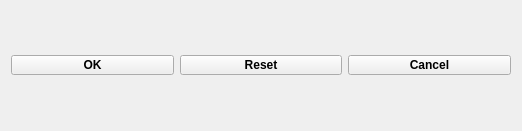
<?xml version="1.0" encoding="UTF-8"?>
<ui version="4.0">
 <class>Form</class>
 <widget class="QWidget" name="Form">
  <property name="geometry">
   <rect>
    <x>0</x>
    <y>0</y>
    <width>522</width>
    <height>131</height>
   </rect>
  </property>
  <property name="windowTitle">
   <string>Form</string>
  </property>
  <layout class="QGridLayout" name="gridLayout">
   <item row="0" column="0">
    <layout class="QHBoxLayout" name="horizontalLayout_7">
     <item>
      <widget class="QPushButton" name="ok_pushButton">
       <property name="minimumSize">
        <size>
         <width>0</width>
         <height>20</height>
        </size>
       </property>
       <property name="maximumSize">
        <size>
         <width>16777215</width>
         <height>20</height>
        </size>
       </property>
       <property name="font">
        <font>
         <weight>75</weight>
         <bold>true</bold>
        </font>
       </property>
       <property name="text">
        <string>OK</string>
       </property>
      </widget>
     </item>
     <item>
      <widget class="QPushButton" name="reset_pushButton">
       <property name="minimumSize">
        <size>
         <width>0</width>
         <height>20</height>
        </size>
       </property>
       <property name="maximumSize">
        <size>
         <width>16777215</width>
         <height>20</height>
        </size>
       </property>
       <property name="font">
        <font>
         <weight>75</weight>
         <bold>true</bold>
        </font>
       </property>
       <property name="text">
        <string>Reset</string>
       </property>
      </widget>
     </item>
     <item>
      <widget class="QPushButton" name="cancel_pushButton">
       <property name="minimumSize">
        <size>
         <width>0</width>
         <height>20</height>
        </size>
       </property>
       <property name="maximumSize">
        <size>
         <width>16777215</width>
         <height>20</height>
        </size>
       </property>
       <property name="font">
        <font>
         <weight>75</weight>
         <bold>true</bold>
        </font>
       </property>
       <property name="text">
        <string>Cancel</string>
       </property>
      </widget>
     </item>
    </layout>
   </item>
  </layout>
 </widget>
 <resources/>
 <connections/>
</ui>
